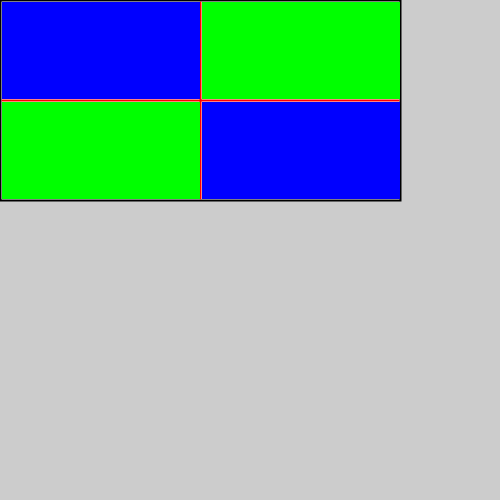
Frame 1 (no input)
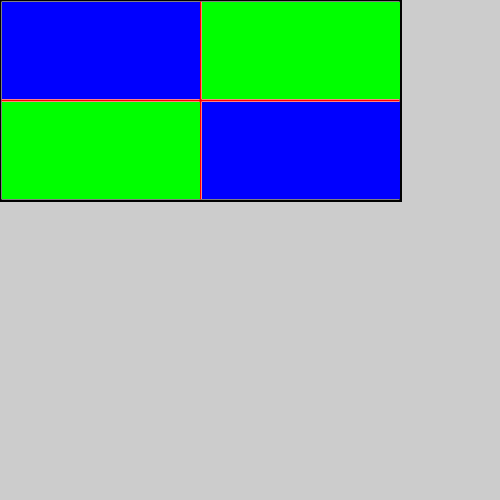
Frame 60 (the mouse pressed at the canvas centre just before this capture)
Frame 120 (the mouse held since frame 60 and released just before this capture): identical to frame 60, image omitted

The Processing sketch that drew these frames (run headless with seeded random() and noise(); from frame 60 on, the mouse is pressed at the canvas centre):

// Processing sketch: Oefenopgave_2_4
// ── Oefenopgave_2_4.pde
// lijndikte
int lijndikte = 2;

// witte rechthoek
int x = 0;
int y = 0;
int hoogte = 200;
int breedte = hoogte * 2;

// horizontale lijn
int xPosHorizontaleLijnBegin = x + lijndikte;
int yPosHorizontaleLijnBegin = y + hoogte / 2;
int xPosHorizontaleLijnEind = x + breedte - lijndikte;
int yPosHorizontaleLijnEind = yPosHorizontaleLijnBegin;

// verticale lijn
int xPosVerticaleLijnBegin = x + breedte / 2;
int yPosVerticaleLijnBegin = y + lijndikte;
int xPosVerticaleLijnEind = xPosVerticaleLijnBegin;
int yPosVerticaleLijnEind = y + hoogte - lijndikte;

// rechthoek kwadrant linksboven
float xLinksBoven = x + lijndikte;
float yLinksBoven = y + lijndikte;
float breedteLinksBoven = xLinksBoven + breedte / 2 - lijndikte * 2;
float hoogteLinksBoven = yLinksBoven + hoogte / 2 - lijndikte * 2 - 1;
// rechthoek kwadrant rechtsboven
float xRechtsBoven = x + lijndikte + breedte / 2;
float yRechtsBoven = y + lijndikte;
float breedteRechtsBoven = breedteLinksBoven;
float hoogteRechtsBoven = hoogteLinksBoven;
// rechthoek kwadrant linksonder
float xLinksOnder = xLinksBoven;
float yLinksOnder = y + lijndikte * 2 + hoogteLinksBoven + 1;
float breedteLinksOnder = breedteLinksBoven;
float hoogteLinksOnder = hoogteLinksBoven;
// rechthoek kwadrant rechtsonder
float xRechtsOnder = xRechtsBoven;
float yRechtsOnder = yLinksOnder;
float breedteRechtsOnder = breedteLinksBoven;
float hoogteRechtsOnder = hoogteLinksBoven;

void setup(){
  size(500, 500);
}

void draw(){
  //teken zwarte buitenlijn + wit vlak
  strokeWeight(lijndikte);
  fill(255, 255, 255);
  stroke(0, 0, 0);
  rect(x, y, breedte, hoogte);
  // teken rode horizontale en verticale lijnen
  stroke(255, 0, 0);
  line(xPosHorizontaleLijnBegin, yPosHorizontaleLijnBegin, xPosHorizontaleLijnEind, yPosHorizontaleLijnEind);
  line(xPosVerticaleLijnBegin, yPosVerticaleLijnBegin, xPosVerticaleLijnEind, yPosVerticaleLijnEind);
  // teken volgende rechthoeken zonder buitenrand
  noStroke();
  // teken blauw rechthoek kwadrant linksboven
  fill(0, 0, 255);
  rect(xLinksBoven, yLinksBoven, breedteLinksBoven, hoogteLinksBoven);
  // teken groen rechthoek kwadrant rechtsboven
  fill(0, 255, 0);
  rect(xRechtsBoven, yRechtsBoven, breedteRechtsBoven, hoogteRechtsBoven);
  // teken groen rechthoek kwadrant linksonder
  fill(0, 255, 0);
  rect(xLinksOnder, yLinksOnder, breedteLinksOnder, hoogteLinksOnder);
  // teken blauw rechthoek kwadrant rechtsonder
  fill(0, 0, 255);
  rect(xRechtsOnder, yRechtsOnder, breedteRechtsOnder, hoogteRechtsOnder);
}
